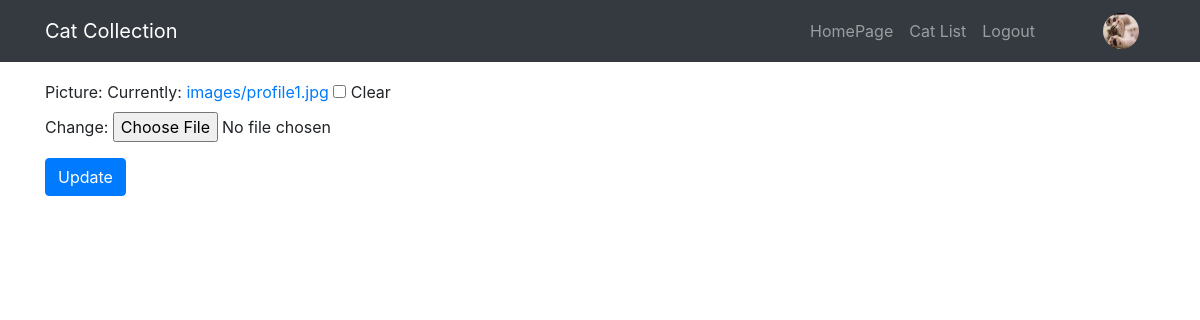
The app's page /cat_app/profile/1/update_profile/ (signed in), older data.
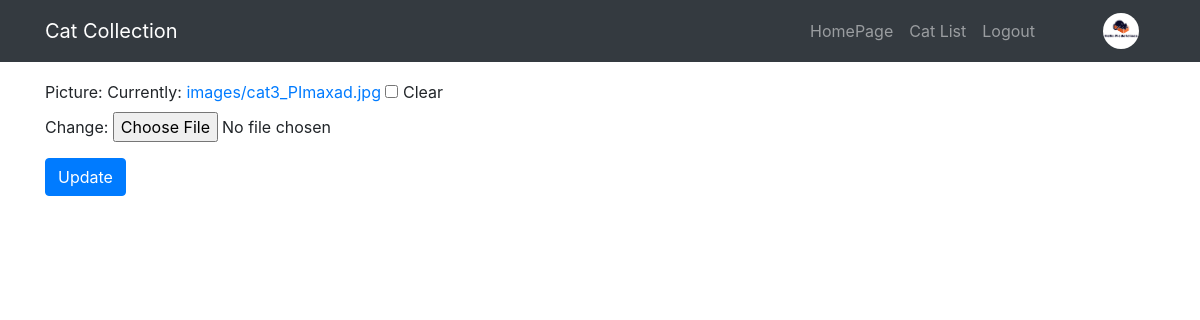
The same page, newer data.
### cat_app/models.py (models this page shows, shortened)
class UserProfileInfo(models.Model):
	user = models.OneToOneField(User, related_name='userprofileinfos', on_delete=models.CASCADE, blank=True, null=True, default=1)
	picture = models.ImageField(upload_to='images', blank=True, null=True)

### cat_app/views.py (the view)
# urls.py: url(r'^profile/(?P<pk>\d+)/update_profile/$', views.UserProfileUpdateView.as_view(), name='update_profile'),
class UserProfileUpdateView(UpdateView):
	fields = ('picture',)
	model = models.UserProfileInfo
	template_name = 'cat_app/profile_create.html'
	def get_context_data(self, **kwargs):
		context = super(UserProfileUpdateView, self).get_context_data(**kwargs)
		profiles = models.UserProfileInfo.objects.all()
		user = self.request.user
		if user.is_authenticated:
			for profile in profiles:
				if user.id == profile.user.id:
					context['profile_detail'] = profile
		return context

### templates/cat_app/profile_create.html (shortened to what this page needs)
{% extends "cat_app/base.html" %}
{% load static %}
{% block templatecss %}<link href="{% static 'css/profile.css' %}" rel="stylesheet" />{% endblock %}
{% block imagenav %}<img class="imageframe" src="../../media/{{ profile_detail.picture }}" alt="{{ profile_detail.picture }}">{% endblock %}
{% block content %}
    <br>
    <form enctype="multipart/form-data" method="POST">
      <div class="register-container">
        {{ form.as_p }}
        <button type="submit" class="btn btn-primary btn-btn">Update</button>
      </div>
    </form>
    <br>
{% endblock %}

Row changes from the older to the newer data that the page shows:
removed UserProfileInfo: picture (picture)
added UserProfileInfo: picture (picture)
Text that changed along with them:
text no longer shown: "Picture: Currently: images/profile1.jpg Clear Change:"
text now shown: "Picture: Currently: images/cat3_PImaxad.jpg Clear Change:"
